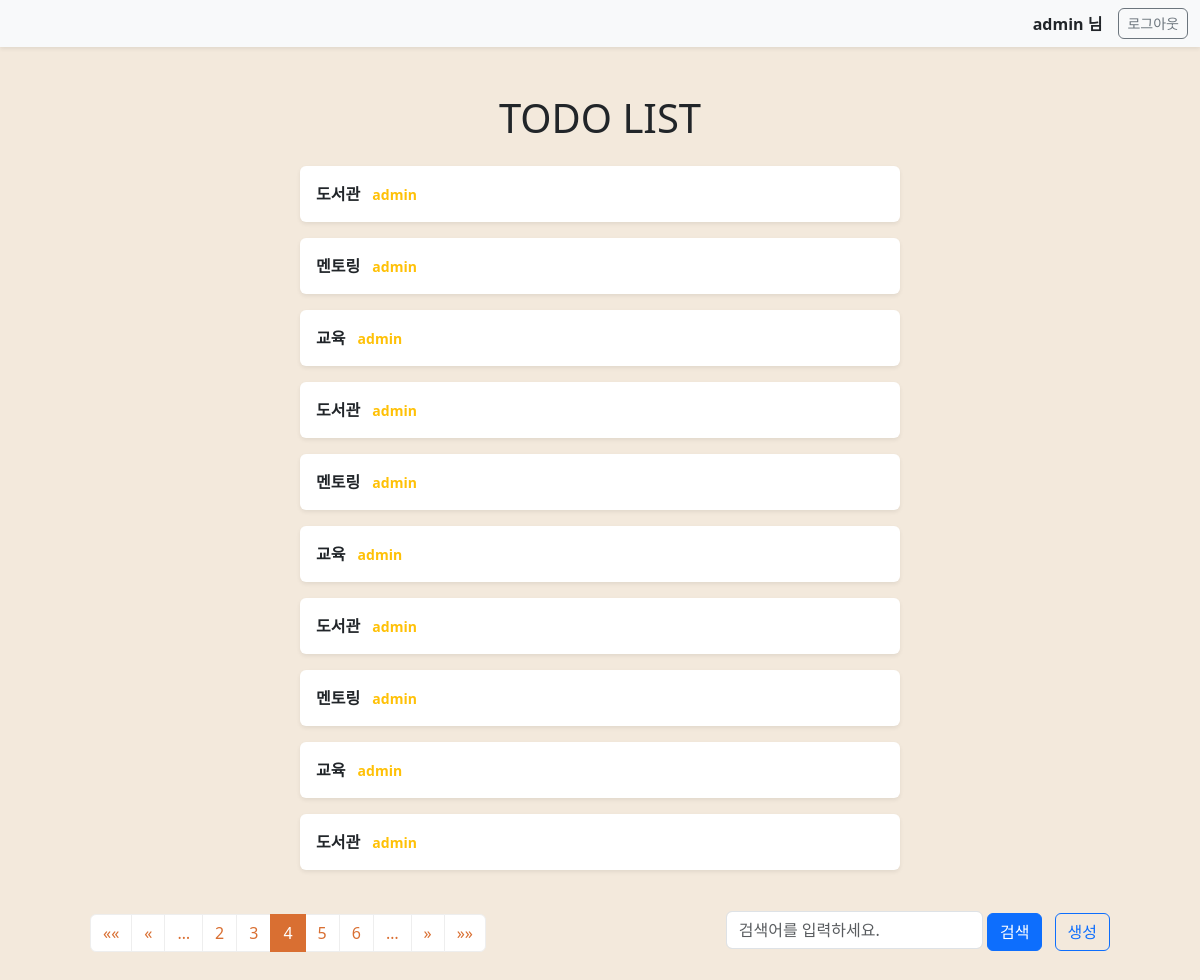
The page /cbv/todo/?page=4 (signed in) on the database its author committed.
### todo/models.py (models this page shows, shortened)
class Todo(models.Model):
    title = models.CharField('제목',max_length=50)
    description = models.TextField('설명')
    start_date = models.DateField('시작일')
    end_date = models.DateField('마감일')
    is_completed = models.BooleanField('완료 여부',default=False)
    author = models.ForeignKey(User, on_delete=models.CASCADE)
    created_at = models.DateTimeField('생성 시간',auto_now_add=True)
    updated_at = models.DateTimeField('수정 시간',auto_now=True)
    class Meta :
        verbose_name = 'Todo'
        verbose_name_plural = 'Todo 목록'

### todo/cb_views.py (the view)
# urls.py: path('todo/', TodoListView.as_view(), name='cbv_todo_list'),
class TodoListView(LoginRequiredMixin, ListView):
    model = Todo
    template_name = 'todo_list.html'
    paginate_by = 10
    ordering = ['-created_at']
    def get_queryset(self):
        queryset = super().get_queryset()
        if not self.request.user.is_superuser :
            queryset = queryset.filter(author=self.request.user)
        q = self.request.GET.get('q')
        if q :
            from django.db.models.query_utils import Q
            queryset = queryset.filter(
                Q(title__icontains=q) |
                Q(description__icontains=q)
            )
        return queryset

### templates/todo_list.html (shortened to what this page needs)
{% extends 'base.html' %}
{% load static %}
{% block content %}
<div class="container mt-4">
    <h1 class="text-center mb-4">TODO LIST</h1>
    <ul class="list-unstyled mx-auto" style="max-width: 600px;">
        {% if request.user.is_superuser %}
            {% for todo in object_list %}
                <li class="mb-3 p-3 bg-white rounded shadow-sm todo-item">
                    <a href="{% url 'cbv_todo_info' todo.id %}" class="text-decoration-none text-dark fw-semibold d-block">
                        {{ todo.title }}
                        <small class="text-warning ms-2">{{ todo.author }}</small>
                    </a>
                </li>
            {% empty %}
                <li class="mb-3 p-3 bg-white rounded shadow-sm todo-item">등록된 TODO가 없습니다.</li>
            {% endfor %}
        {% endif %}
    </ul>
<div class="d-flex justify-content-between align-items-center mt-4 mb-3 px-5">
    <div>
        {% include 'pagination.html' %}
    </div>
    <div>
        <form method="GET" class="d-inline-block me-2">
            <input name="q" type="text" class="form-control d-inline-block w-auto" placeholder="검색어를 입력하세요."
                   value="{% if request.GET.q %}{{ request.GET.q }}{% endif %}">
            <button class="btn btn-primary">검색</button>
        </form>
        <a href="{% url 'cbv_todo_create' %}" class="btn btn-outline-primary">생성</a>
    </div>
</div>
</div>
{% endblock %}

### templates/base.html (shortened to what this page needs)
{% load static %}
<!DOCTYPE html>
<html lang="en">
<head>
    <link href="{% static 'css/bootstrap.css' %}" rel="stylesheet">
    <link href="{% static 'css/pagination.css' %}" rel="stylesheet">
</head>
<body style="padding-top: 70px; background-color: #F3E9DC;">
{% if request.user.is_authenticated %}
<nav class="navbar navbar-light bg-light fixed-top shadow-sm">
    <div class="container-fluid justify-content-end">
        <span class="me-3 fw-bold">{{ request.user.username }} 님</span>
        <form action="{% url 'logout' %}" method="POST" class="d-inline">
            <button type="submit" class="btn btn-outline-secondary btn-sm rounded">로그아웃</button>
        </form>
    </div>
</nav>
{% block content %}{% endblock %}
{% endif %}
</body>
</html>

### rows shown on the page
Todo: title "도서관", author "admin"
Todo: title "멘토링", author "admin"
Todo: title "교육", author "admin"
Todo: title "도서관", author "admin"
Todo: title "멘토링", author "admin"
Todo: title "교육", author "admin"
Todo: title "도서관", author "admin"
Todo: title "멘토링", author "admin"
Todo: title "교육", author "admin"
Todo: title "도서관", author "admin"

### other values the page prints
{{ request.user.username }} "admin"
{{ i }} "2" "3" "5" "6"
{{ i }} "4"
